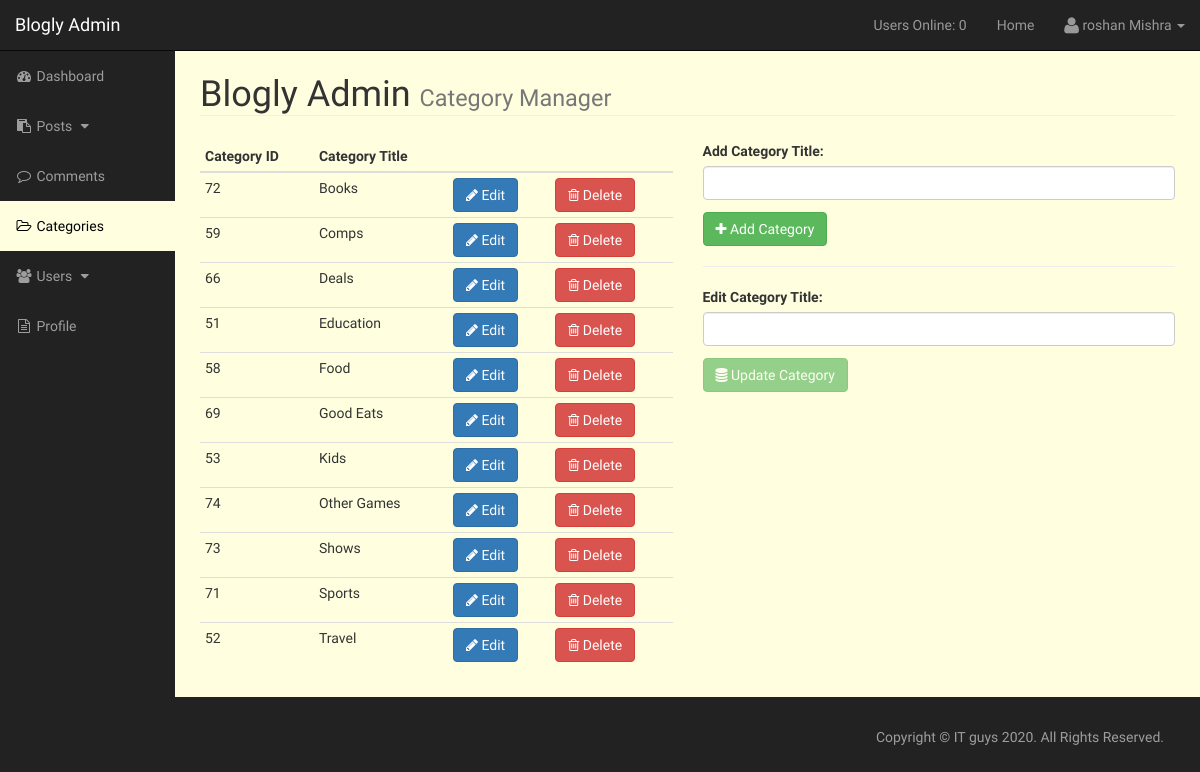
/admin/categories.php (signed in), run on the app's committed database.
### tables this page shows
CREATE TABLE `cms_categories` (
  `cat_id` int(3) NOT NULL,
  `cat_title` varchar(100) NOT NULL
);

### admin/admin_includes/admin_functions.php (called while the page is built, shortened)
<?php
	function users_online() {
		global $con;
		$session = session_id();
		$time = time();
		$time_out_in_seconds = TIMEOUT;
		$time_out = $time - $time_out_in_seconds;
		$q = "SELECT * FROM cms_sessions WHERE session = '$session'";
		$r = mysqli_query($con, $q);
		$n = mysqli_num_rows($r);
		if($n == 0) {
			$q = "INSERT INTO cms_sessions (session, time) VALUES ('$session', '$time')";
		} else {
			$q = "UPDATE cms_sessions SET time = '$time' WHERE session = '$session'";
		}
		mysqli_query($con, $q);
		$q = "SELECT * FROM cms_sessions WHERE time > '$time_out'";
		$r = mysqli_query($con, $q);
		return mysqli_num_rows($r);
	}
?>

### admin/admin_includes/admin_cat_logic.php (called while the page is built, shortened)
<?php
	if(isset($_GET['edit'])) {
		$edit_id = $_GET['edit'];
		$edit_query = "SELECT * FROM cms_categories
									WHERE cms_categories.cat_id = $edit_id";
		$edit_result = mysqli_query($con, $edit_query);
		$edit_cat = mysqli_fetch_array($edit_result);
		if(!$edit_cat) {
			$div_class = "danger";
			$div_msg = "Database failed: ".mysqli_error($con);
		} else {
			$div_class = "success";
			$div_msg = 'Category "'.$edit_cat['cat_title'].'" ready for edit.';
			$btn_disabled = "";
		}
	} else {
		$edit_cat = ["cat_id"=>0, "cat_title"=>""];
		$btn_disabled = "disabled";
	}
?>

### admin/categories.php (the view, shortened to what this page needs)
<?php include 'admin_includes/admin_header.php';?>
<?php include 'admin_includes/admin_cat_logic.php';?>
<body>
	<div id="wrapper">
	<?php include 'admin_includes/admin_nav.php';?>
		<div id="page-wrapper">
			<div class="container-fluid">
				<div class="row">
					<div class="col-md-12">
						<h1 class="page-header"><?php echo SITENAME;?> Admin
							<small id="small"> Category Manager</small>
						</h1>
					</div>
				</div>
				<?php if($_SESSION['role'] != 'Administrator'):?>
				<h2>Sorry! You are not authorized to use this page.</h2>
				<a href="../index.php" class="btn btn-primary add-del-btn">Home</a>
				<a href="posts.php?source=" class="btn btn-primary add-del-btn">View Posts</a>
				<a href="profile.php" class="btn btn-primary add-del-btn">Profile</a>
				<a href="../includes/logout.php" class="btn btn-primary add-del-btn">Log Out</a>
				<?php else:?>
				<div class="row">
					<div class="col-md-6">
						<table class="table table-condensed">
							<thead>
								<tr>
									<th>Category ID</th>
									<th>Category Title</th>
									<th></th>
									<th></th>
								</tr>
							</thead>
							<tbody>
							<?php
								$q = "SELECT * FROM cms_categories ORDER BY cat_title";
								$cats = mysqli_query($con, $q);
							?>
							<?php foreach($cats as $cat):?>
								<tr>
									<td><?php echo $cat['cat_id'];?></td>
									<td><?php echo $cat['cat_title'];?></td>
									<td><a class="btn btn-primary"
										href="categories.php?edit=<?php echo $cat['cat_id'];?>">
										<i class="fa fa-pencil"></i> Edit</a>
									</td>
									<td><a onclick="return confirm('Are you sure you want to delete this category?');"
										class="btn btn-danger"
										href="categories.php?del=<?php echo $cat['cat_id'];?>">
										<i class="fa fa-trash-o"></i> Delete</a>
									</td>
								</tr>
							<?php endforeach;?>
							</tbody>
						</table>
					</div>
					<div class="col-md-6">
						<form action="categories.php" method="post">
							<div class="form-group1">
								<label for="cat_title">Add Category Title: </label>
								<input class="form-control" type="text" name="add_cat_title">
							</div>
							<div class="form-group1">
								<button type="submit" name="addsubmit" class="btn btn-success">
									<i class="fa fa-plus"></i> Add Category
								</button>
							</div>
						</form>
						<hr />
						<form action="categories.php" method="post">
							<div class="form-group2">
								<label for="edit_cat_title">Edit Category Title: </label>
								<input class="form-control" type="text" name="edit_cat_title"
									value="<?php echo $edit_cat['cat_title'];?>">
							</div>
							<div class="form-group2">
								<button type="submit" name="editsubmit" class="btn btn-success"
									<?php echo $btn_disabled;?>>
									<i class="fa fa-database"></i> Update Category
								</button>
							</div>
						</form>
				<?php endif;?>
<?php include 'admin_includes/admin_footer.php';?>

### admin/admin_includes/admin_header.php (shortened to what this page needs)
<?php include '../includes/database.php';?>
<?php include 'admin_functions.php';?>
<!DOCTYPE html>
<html lang="en">
	<head>
		<link href="css/bootstrap.min.css" rel="stylesheet">
		<link href="css/sb-admin.css" rel="stylesheet">
		<link href="css/custom.css" rel="stylesheet">
		<link href="font-awesome/css/font-awesome.min.css" rel="stylesheet" type="text/css">
	</head>

### admin/admin_includes/admin_nav.php (shortened to what this page needs)
<nav class="navbar navbar-inverse navbar-fixed-top" role="navigation">
	<div class="navbar-header">
		<a class="navbar-brand" href="index.php"><?php echo SITENAME;?> Admin</a>
	</div>
	<ul class="nav navbar-right top-nav">
		<li><a href="#">Users Online: <?php echo users_online();?></a></li>
		<li><a href="../index.php">Home</a></li>
		<li class="dropdown">
			<a href="#" class="dropdown-toggle" data-toggle="dropdown">
				<i class="fa fa-user fa-lg"></i>
					<?php echo $_SESSION['firstname'].' '.$_SESSION['lastname'];?>
				<b class="caret"></b>
			</a>
		</li>
	</ul>
	<div id="sidebar" class="collapse navbar-collapse navbar-ex1-collapse">
		<ul class="nav navbar-nav side-nav">
			<li>
				<a id="dashboardlink" href="index.php"><i class="fa fa-fw fa-dashboard"></i> Dashboard</a>
			</li>
			<li>
				<a id="postslink" href="javascript:;" data-toggle="collapse" data-target="#posts_dropdown">
					<i class="fa fa-fw fa-clipboard"></i> Posts <i class="fa fa-fw fa-caret-down"></i>
				</a>
			</li>
			<?php
				$comment_author = $_SESSION['username'];
				if($_SESSION['role'] != 'Administrator') {
					$href = "comments.php?author=$comment_author";
				} else {
					$href = 'comments.php';
				}
			?>
			<li>
				<a id="commentslink" href="<?php echo $href;?>">
					<i class="fa fa-fw fa-comment-o"></i> Comments
				</a>
			</li>
			<li>
				<li><a id="categorieslink" href="categories.php"><i class="fa fa-fw fa-folder-open-o"></i> Categories</a></li>
			</li>
			<li>
				<a id="userslink" href="javascript:;" data-toggle="collapse" data-target="#users_dropdown">
					<i class="fa fa-fw fa-users"></i> Users <i class="fa fa-fw fa-caret-down"></i>
				</a>
			</li>
			<li>
				<a id="profilelink" href="profile.php"><i class="fa fa-fw fa-file-text-o"></i> Profile</a>
			</li>
		</ul>
	</div>
</nav>

### admin/admin_includes/admin_footer.php (shortened to what this page needs)
						</div>
					</div>
				</div>
			</div>
		</div>
		<footer>
			<p>Copyright &copy; <?php echo AUTHOR;?> 2020. All Rights Reserved.</p>
		</footer>
	</body>
</html>

### admin/css/sb-admin.css (style rules this page uses)
body { margin-top: 100px; background-color: #222; font-family: 'Roboto Condensed', sans-serif; }
@media (min-width:768px) { body { margin-top: 50px; } }
#wrapper { padding-left: 0; }
#page-wrapper { width: 100%; padding: 0; background-color: lightyellow; min-height: 301px; }
@media (min-width:768px) { #wrapper { padding-left: 175px; } }
@media (min-width:768px) { #page-wrapper { padding: 10px; } }
.top-nav { padding: 0 15px; }
.top-nav>li { display: inline-block; float: left; }
.top-nav>li>a { padding-top: 15px; padding-bottom: 15px; line-height: 20px; color: #999; }
#sidebar li a.active { background: lightyellow !important; color: black }
@media (min-width:768px) { .side-nav { position: fixed; top: 51px; left: 175px; width: 175px; margin-left: -175px; border: none; border-radius: 0; overflow-y: auto; background-color: #222; } }
@media (min-width:768px) { .side-nav>li>a { width: 175px; } }
h1.page-header { padding: 0; margin: 15px 0 25px 0; }
button[type='submit'] { margin-top: 12px; }
footer { color: #9d9d9d; text-align: right; padding-right: 3%; margin-top: 30px; }

### data on the page
cms_categories: cat_id "72", cat_title "Books"
cms_categories: cat_id "59", cat_title "Comps"
cms_categories: cat_id "66", cat_title "Deals"
cms_categories: cat_id "51", cat_title "Education"
cms_categories: cat_id "58", cat_title "Food"
cms_categories: cat_id "69", cat_title "Good Eats"
cms_categories: cat_id "53", cat_title "Kids"
cms_categories: cat_id "74", cat_title "Other Games"
cms_categories: cat_id "73", cat_title "Shows"
cms_categories: cat_id "71", cat_title "Sports"
cms_categories: cat_id "52", cat_title "Travel"

### other printed values
SITENAME "Blogly"
users_online() "0"
$_SESSION['firstname'] "roshan"
$_SESSION['lastname'] "Mishra"
AUTHOR "IT guys"
